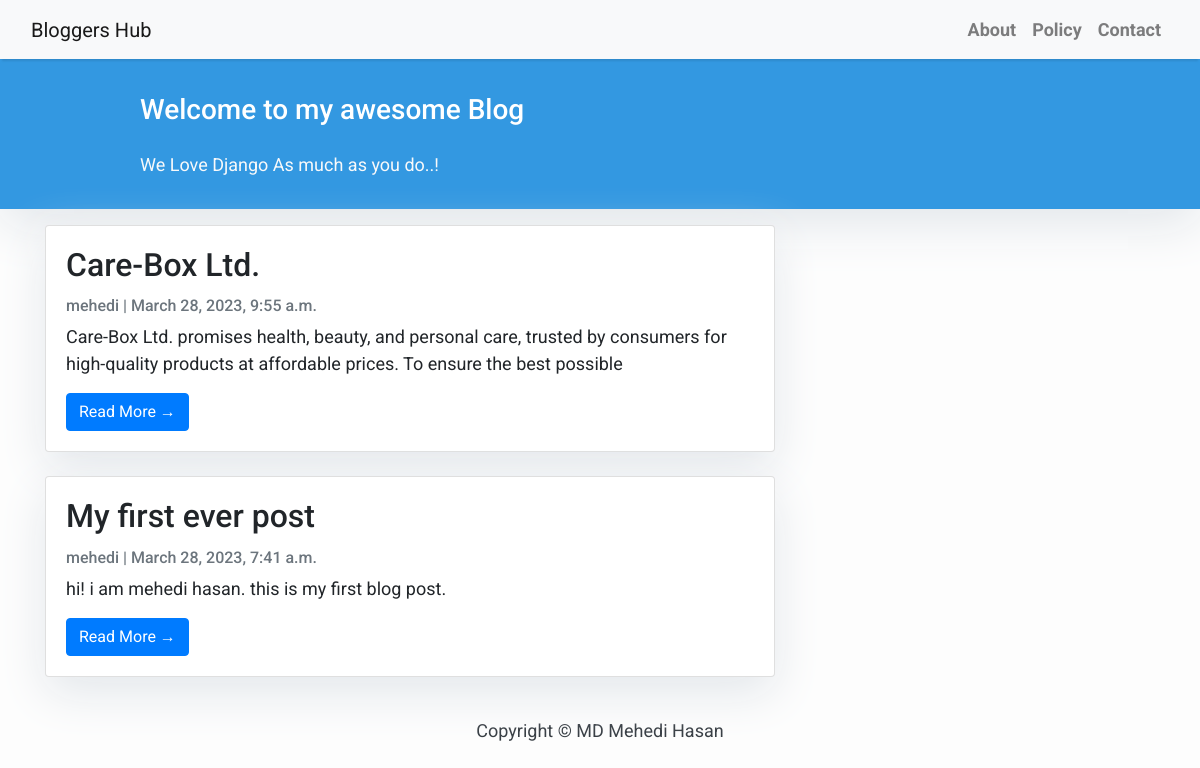
The page / on the database its author committed.
### blog/models.py (models this page shows, shortened)
class Post(models.Model):
    title = models.CharField(max_length=200, unique=True)
    slug = models.SlugField(max_length=200, unique=True)
    author = models.ForeignKey(User, on_delete= models.CASCADE,related_name='blog_posts')
    updated_on = models.DateTimeField(auto_now= True)
    content = models.TextField()
    created_on = models.DateTimeField(auto_now_add=True)
    status = models.IntegerField(choices=STATUS, default=0)
    class Meta:
        ordering = ['-created_on']

### blog/views.py (the view)
# urls.py: path('', views.PostList.as_view(), name='home'),
class PostList(generic.ListView):
    queryset = Post.objects.filter(status=1).order_by('-created_on')
    template_name = 'index.html'

### templates/index.html (shortened to what this page needs)
{% extends "base.html" %}
{% block content %}
<header class="masthead">
    <div class="container">
        <div class="row">
            <div class=" col-md-8 col-md-10 mx-auto">
                <div class="site-heading">
                    <h3 class=" site-heading my-4 mt-3 text-white"> Welcome to my awesome Blog </h3>
                    <p class="text-light">We Love Django As much as you do..! &nbsp
                    </p>
                </div>
            </div>
        </div>
    </div>
</header>
<div class="container">
    <div class="row">
        <div class="col-md-8 mt-3 left">
            {% for post in post_list %}
            <div class="card mb-4">
                <div class="card-body">
                    <h2 class="card-title">{{ post.title }}</h2>
                    <p class="card-text text-muted h6">{{ post.author }} | {{ post.created_on}} </p>
                    <p class="card-text">{{post.content|slice:":200" }}</p>
                    <a href="{% url 'post_detail' post.slug  %}" class="btn btn-primary">Read More &rarr;</a>
                </div>
            </div>
            {% endfor %}
        </div>
    </div>
</div>
{%endblock%}

### templates/base.html (shortened to what this page needs)
<!DOCTYPE html>
<html>
    <head>
        <link rel="stylesheet" href="https://maxcdn.bootstrapcdn.com/bootstrap/4.0.0/css/bootstrap.min.css"
 />
    </head>
    <body>
        <nav class="navbar navbar-expand-lg navbar-light bg-light shadow" id="mainNav">
            <div class="container-fluid">
                <a class="navbar-brand" href="{% url 'home' %}">Bloggers Hub</a>
                <div class="collapse navbar-collapse" id="navbarResponsive">
                    <ul class="navbar-nav ml-auto">
                        <li class="nav-item text-black">
                            <a class="nav-link text-black font-weight-bold" href="#">About</a>
                        </li>
                        <li class="nav-item text-black">
                            <a class="nav-link text-black font-weight-bold" href="#">Policy</a>
                        </li>
                        <li class="nav-item text-black">
                            <a class="nav-link text-black font-weight-bold" href="#">Contact</a>
                        </li>
                    </ul>
                </div>
            </div>
        </nav>
        {% block content %}{% endblock content %}
        <footer class="py-3 bg-grey">
            <p class="m-0 text-dark text-center ">Copyright &copy; MD Mehedi Hasan</p>
        </footer>
    </body>
</html>

### templates/base.html (style rules this page uses)
body { font-family: "Roboto", sans-serif; font-size: 17px; background-color: #fdfdfd; }
.shadow { box-shadow: 0 4px 2px -2px rgba(0, 0, 0, 0.1); }
.masthead { background: #3398E1; height: auto; padding-bottom: 15px; box-shadow: 0 16px 48px #E3E7EB; padding-top: 10px; }

### templates/index.html (style rules this page uses)
body { font-family: "Roboto", sans-serif; font-size: 18px; background-color: #fdfdfd; }
.card { box-shadow: 0 16px 48px #E3E7EB; }

### rows shown on the page
Post: title "Care-Box Ltd.", author "mehedi", created_on "March 28, 2023, 9:55 a.m.", content "Care-Box Ltd. promises health, beauty, and personal care, trusted by consumers for high-quality products at affordable prices. To ensure the best possible"
Post: title "My first ever post", author "mehedi", created_on "March 28, 2023, 7:41 a.m.", content "hi! i am mehedi hasan. this is my first blog post."
